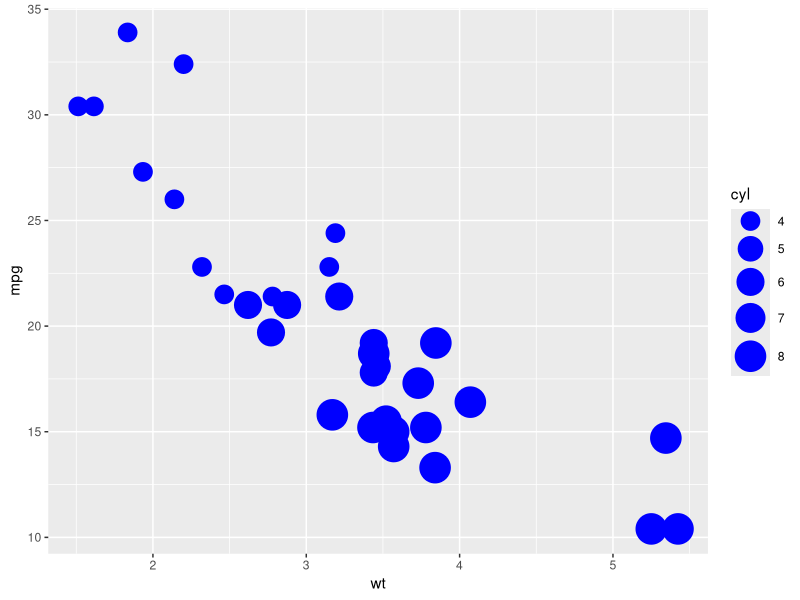

Recreate this plot in R.
library (ggplot2)
g <- ggplot(mtcars, aes(wt, mpg, size = cyl))+geom_point(colour="blue") + scale_size_continuous(range=c(6,10))
g + labs(list(title = "Bubble Chart by Milles per Gallon and  Car Weight",  x="Car Weight", y="Miles per Gallon"))
